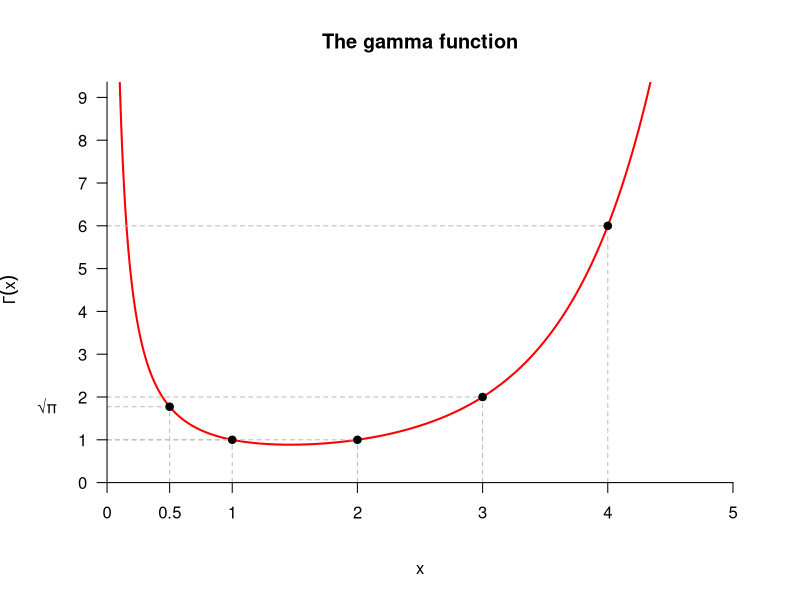

This chart was generated by the following R code:
## ---- chunk 1
gamma(0.5) # √π
gamma(1)   # 1
gamma(4)   # 3!
gamma(8)   # 7!
## ---- chunk 2
#| echo: false
#| warning: false
#| fig-asp: 0.8
#| label: fig-gamma

pts <- c(0.5, 1, 2, 3, 4)
curve(gamma(x), 
      from = 0, 
      to = 5, 
      n = 1000, 
      col = "red", 
      ylim = c(0, 9), 
      bty = "n",
      xaxt = "n",
      yaxt = "n",
      ylab = expression(Gamma(x)),
      lwd = 2,
      main = "The gamma function"
      )
lines(pts, gamma(pts), type = "h", lty = 2, col = "grey")
segments(0, gamma(pts), pts, gamma(pts), lty = 2, col = "grey")
points(pts, gamma(pts), pch = 19)
axis(1, pos = 0)
axis(1, at = 0.5, pos = 0)
axis(2, at = 0:10, pos = 0, las = 1)
mtext("√π", side = 2, at = sqrt(pi), las = 1, line = 1.2)
